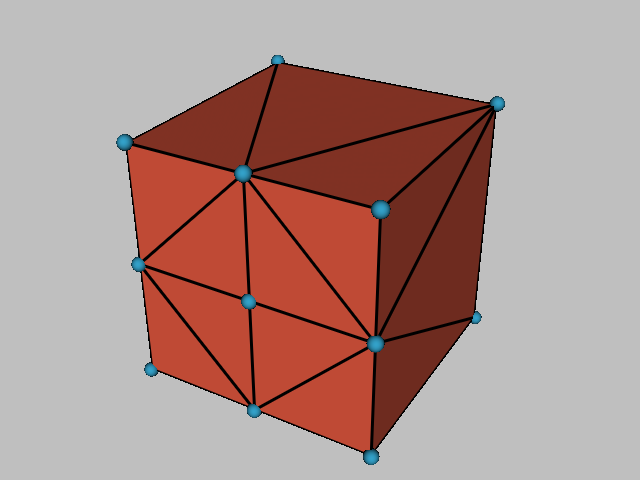

Generate this figure with Python:
#!/usr/bin/env python

# Demonstrate a convex point set cell with glyphed vertices.

# Factory overrides: importing these modules registers the OpenGL rendering
# and interaction style implementations for vtkRenderingCore factory classes.
import vtkmodules.vtkInteractionStyle  # noqa: F401
import vtkmodules.vtkRenderingOpenGL2  # noqa: F401
# VTK pipeline classes used in this example
from vtkmodules.vtkCommonCore import vtkPoints
from vtkmodules.vtkCommonDataModel import (
    vtkConvexPointSet,
    vtkPolyData,
    vtkUnstructuredGrid,
)
from vtkmodules.vtkFiltersSources import vtkSphereSource
from vtkmodules.vtkRenderingCore import (
    vtkActor,
    vtkDataSetMapper,
    vtkGlyph3DMapper,
    vtkRenderWindow,
    vtkRenderWindowInteractor,
    vtkRenderer,
)

# Colors (normalized RGB)
tomato_rgb = (1.0, 0.388, 0.278)
peacock_rgb = (0.2, 0.631, 0.788)
silver_background_rgb = (0.75, 0.75, 0.75)

# Data: define 13 points — 8 cube corners + 5 face-center points
points = vtkPoints()
points.InsertNextPoint(0, 0, 0)
points.InsertNextPoint(1, 0, 0)
points.InsertNextPoint(1, 1, 0)
points.InsertNextPoint(0, 1, 0)
points.InsertNextPoint(0, 0, 1)
points.InsertNextPoint(1, 0, 1)
points.InsertNextPoint(1, 1, 1)
points.InsertNextPoint(0, 1, 1)
points.InsertNextPoint(0.5, 0, 0)
points.InsertNextPoint(1, 0.5, 0)
points.InsertNextPoint(0.5, 1, 0)
points.InsertNextPoint(0, 0.5, 0)
points.InsertNextPoint(0.5, 0.5, 0)

# Cell: create a convex point set referencing all 13 points
convex_point_set = vtkConvexPointSet()
convex_point_set.GetPointIds().InsertId(0, 0)
convex_point_set.GetPointIds().InsertId(1, 1)
convex_point_set.GetPointIds().InsertId(2, 2)
convex_point_set.GetPointIds().InsertId(3, 3)
convex_point_set.GetPointIds().InsertId(4, 4)
convex_point_set.GetPointIds().InsertId(5, 5)
convex_point_set.GetPointIds().InsertId(6, 6)
convex_point_set.GetPointIds().InsertId(7, 7)
convex_point_set.GetPointIds().InsertId(8, 8)
convex_point_set.GetPointIds().InsertId(9, 9)
convex_point_set.GetPointIds().InsertId(10, 10)
convex_point_set.GetPointIds().InsertId(11, 11)
convex_point_set.GetPointIds().InsertId(12, 12)

# Unstructured grid: store the convex point set cell
unstructured_grid = vtkUnstructuredGrid()
unstructured_grid.Allocate(1, 1)
unstructured_grid.InsertNextCell(
    convex_point_set.GetCellType(), convex_point_set.GetPointIds()
)
unstructured_grid.SetPoints(points)

# Mapper: map the convex hull to graphics primitives
hull_mapper = vtkDataSetMapper()
hull_mapper.SetInputData(unstructured_grid)

# Actor: display the convex hull with edges
hull_actor = vtkActor()
hull_actor.SetMapper(hull_mapper)
hull_actor.GetProperty().SetColor(tomato_rgb)
hull_actor.GetProperty().SetLineWidth(3)
hull_actor.GetProperty().EdgeVisibilityOn()

# Glyph: place small spheres at each point
sphere_source = vtkSphereSource()
sphere_source.SetPhiResolution(21)
sphere_source.SetThetaResolution(21)
sphere_source.SetRadius(0.03)

point_poly_data = vtkPolyData()
point_poly_data.SetPoints(points)

point_mapper = vtkGlyph3DMapper()
point_mapper.SetInputData(point_poly_data)
point_mapper.SetSourceConnection(sphere_source.GetOutputPort())

point_actor = vtkActor()
point_actor.SetMapper(point_mapper)
point_actor.GetProperty().SetColor(peacock_rgb)

# Renderer: assemble the scene
renderer = vtkRenderer()
renderer.AddActor(hull_actor)
renderer.AddActor(point_actor)
renderer.SetBackground(silver_background_rgb)

# Window: display the rendered scene
render_window = vtkRenderWindow()
render_window.AddRenderer(renderer)
render_window.SetWindowName("convex pointset")
render_window.SetMultiSamples(0)
render_window.SetSize(640, 480)

# Interactor: handle mouse and keyboard events
render_window_interactor = vtkRenderWindowInteractor()
render_window_interactor.SetRenderWindow(render_window)

# Scene: configure the camera
renderer.ResetCamera()
renderer.GetActiveCamera().Azimuth(210)
renderer.GetActiveCamera().Elevation(30)
renderer.ResetCameraClippingRange()

# Start: launch the interactive visualization
render_window_interactor.Initialize()
render_window_interactor.Start()
